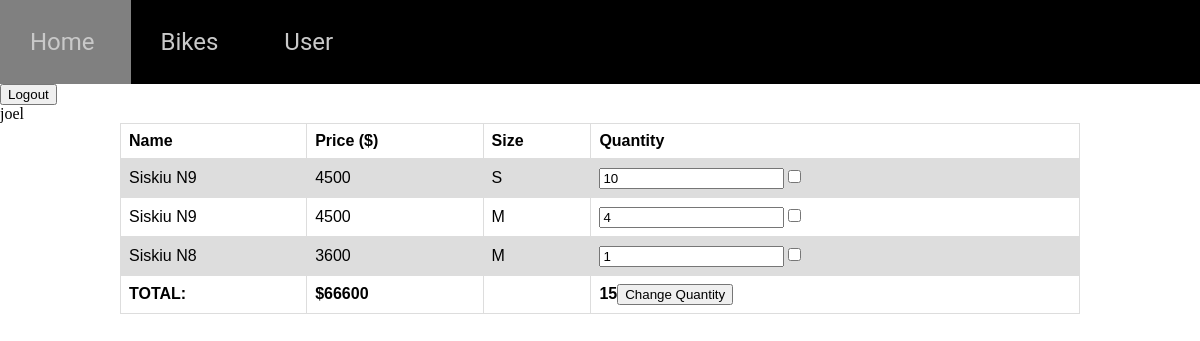
/user (signed in), run on an earlier commit of the app's database.
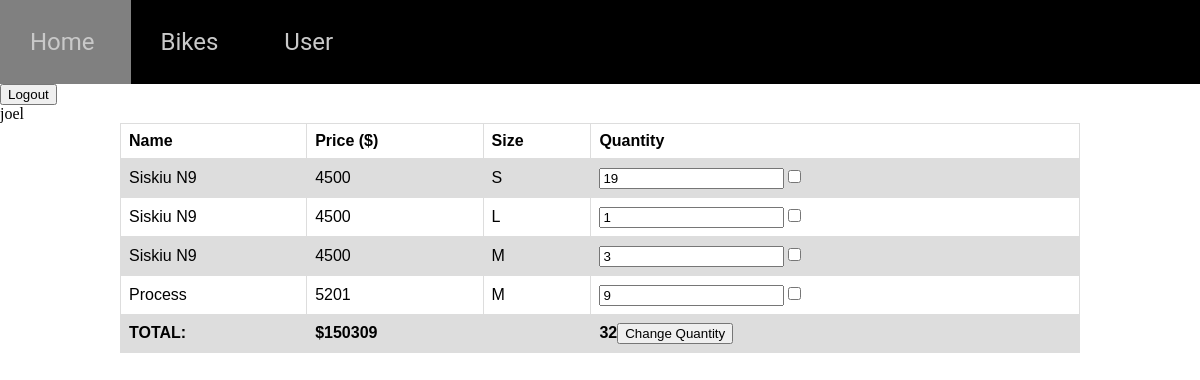
And on a later commit of the database.
### tables this page shows
CREATE TABLE users (id INTEGER PRIMARY KEY, name STRING NOT NULL UNIQUE, password STRING NOT NULL, email STRING NOT NULL UNIQUE, phone INTEGER, admin INTEGER DEFAULT (0) NOT NULL);

CREATE TABLE cart (user_id INTEGER REFERENCES users (id), bike_id INTEGER REFERENCES bikes (id), quantity INTEGER NOT NULL DEFAULT (1), id INTEGER PRIMARY KEY NOT NULL, size INTEGER REFERENCES sizes (id) NOT NULL);

CREATE TABLE bikes (id INTEGER PRIMARY KEY NOT NULL UNIQUE, name STRING UNIQUE NOT NULL, type INT REFERENCES type (id) NOT NULL, price INT NOT NULL, brand INT NOT NULL REFERENCES brand (id), year INT NOT NULL, wheel_size REFERENCES "wheel sizes" (id) NOT NULL, image STRING UNIQUE NOT NULL, description STRING NOT NULL, gender INTEGER REFERENCES genders (id) NOT NULL);

CREATE TABLE sizes (id INTEGER PRIMARY KEY UNIQUE NOT NULL, size STRING NOT NULL UNIQUE);

### main.py (the view, shortened to what this page needs)
@app.route("/user", methods=["GET", "POST"])
def user():
    if session.get('logstatus', None) == "false":
        return redirect(url_for("bikes"))
    else:
        user_id = session.get('logstatus', None)
        print(user_id)
        conn = sqlite3.connect('Beamma-Bikes.db')
        c = conn.cursor()
        c.execute("SELECT bikes.name, bikes.price, cart.quantity, cart.id, cart.user_id, sizes.size FROM cart INNER JOIN bikes ON cart.bike_id = bikes.id INNER JOIN sizes ON cart.size = sizes.id WHERE user_id=?", (user_id,))
        cart = c.fetchall()
        c.execute("SELECT name FROM users WHERE id=?",(user_id,))
        name = c.fetchall()
        name = name[0]
        conn.close()
        price = 0
        quantity = 0
        for i in range(len(cart)):
            bike = cart[i]
            quantity += bike[2]
            price += bike[1] * bike[2]
        return render_template("user.html", logstatus = session.get('logstatus', None), cart = cart, name = name[0], price = price, quantity = quantity)

### templates/user.html
{% extends 'layout.html' %}
{% block content %}
  <form method="POST">
    <input type = "submit" name = "logout" value = "Logout"></input>
  </form>
  {{ name }}
  <form method="POST">
  <div class = "cart">
    <table>
      <tr>
        <th>Name</th>
        <th>Price ($)</th>
        <th>Size</th>
        <th>Quantity</th>
      </tr>
      {% for items in cart %}
      <tr>
        <td>
          {{ items[0] }}
        </td>
        <td>
          {{ items[1] }}
        </td>
        <td>
          {{ items[5] }}
        </td>
          <td><input type = "number" name = {{ items[3] }} value = {{ items[2] }} ></input><input type="checkbox" name="a{{ items[3] }}" value="Remove"></input></td>
      {% endfor %}
      </tr>
        <tr>
          <th>TOTAL:</th>
          <th>${{ price }}</th>
          <th></th>
          <th>{{ quantity }}<input type ="submit" value = "Change Quantity"></input></th>
        </tr>
      </table>
      </form>
  </div>
{% endblock %}

### templates/layout.html (shortened to what this page needs)
<!doctype html>
<html>
  <head>
      <link rel="stylesheet" href="/static/css/style.css">
  </head>
  <body>
    <div class = "wrapper">
      {% include 'nav.html' %}
      {% block content %}
      {% endblock %}
  </body>
</html>

### templates/nav.html
<nav>
  <a href = "{{ url_for('home') }}"> Home </a>
  <a href = "{{ url_for('bikes') }}"> Bikes </a>
  {% if logstatus != "false": %}
    <a href = "{{ url_for('user') }}"> User </a>
  {% else: %}
    <a href = "{{ url_for('login') }}"> Log In </a>
  {% endif %}
</nav>

### static/css/style.css (style rules this page uses)
html, body { margin: 0; padding: 0; height: 100%; width: 100%; scroll-behavior: smooth; }
nav { background-color: black; font-size: 100%; margin: 0px; width: 100%; overflow: hidden; height: 7vh; padding-top: 2.3%; }
nav a { text-decoration: none; color: rgb(201, 201, 201); font-family: "Roboto", sans-serif; padding: 2.5%; font-size: 150%; }
table { font-family: arial, sans-serif; border-collapse: collapse; width: 80%; margin-left: 10%; margin-right: 10%; }
td, th { border: 1px solid #dddddd; text-align: left; padding: 8px; }
tr:nth-child(even) { background-color: #dddddd; }

What changed in the data, as far as the page shows it:
removed cart: name "Siskiu N9", price "4500", size "S", quantity "10"
removed cart: name "Siskiu N9", price "4500", size "M", id+quantity "4"
removed cart: name "Siskiu N8", price "3600", size "M", quantity "1"
added cart: name "Siskiu N9", price "4500", size "S", quantity "19"
added cart: name "Siskiu N9", price "4500", size "L", quantity "1"
added cart: name "Siskiu N9", price "4500", size "M", quantity "3"
added cart: name "Process", price "5201", size "M", quantity "9"
Also different on the page:
{{ price }}: "66600" → "150309"
{{ quantity }}: "15" → "32"
